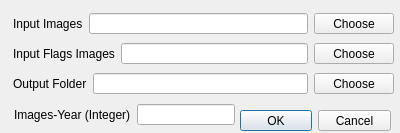
<?xml version="1.0" encoding="UTF-8"?>
<ui version="4.0">
 <class>HagensFilter</class>
 <widget class="QDialog" name="HagensFilter">
  <property name="geometry">
   <rect>
    <x>0</x>
    <y>0</y>
    <width>400</width>
    <height>133</height>
   </rect>
  </property>
  <property name="windowTitle">
   <string>Hagens Filter</string>
  </property>
  <widget class="QDialogButtonBox" name="buttonBox">
   <property name="geometry">
    <rect>
     <x>240</x>
     <y>110</y>
     <width>151</width>
     <height>21</height>
    </rect>
   </property>
   <property name="orientation">
    <enum>Qt::Horizontal</enum>
   </property>
   <property name="standardButtons">
    <set>QDialogButtonBox::Cancel|QDialogButtonBox::Ok</set>
   </property>
  </widget>
  <widget class="QWidget" name="">
   <property name="geometry">
    <rect>
     <x>13</x>
     <y>13</y>
     <width>381</width>
     <height>21</height>
    </rect>
   </property>
   <layout class="QHBoxLayout" name="horizontalLayout">
    <item>
     <widget class="QLabel" name="label">
      <property name="text">
       <string>Input Images</string>
      </property>
     </widget>
    </item>
    <item>
     <widget class="QLineEdit" name="lineEditImages"/>
    </item>
    <item>
     <widget class="QPushButton" name="pushButtonImages">
      <property name="text">
       <string>Choose</string>
      </property>
     </widget>
    </item>
   </layout>
  </widget>
  <widget class="QWidget" name="">
   <property name="geometry">
    <rect>
     <x>13</x>
     <y>43</y>
     <width>381</width>
     <height>21</height>
    </rect>
   </property>
   <layout class="QHBoxLayout" name="horizontalLayout_2">
    <item>
     <widget class="QLabel" name="label_2">
      <property name="text">
       <string>Input Flags Images</string>
      </property>
     </widget>
    </item>
    <item>
     <widget class="QLineEdit" name="lineEditFlags"/>
    </item>
    <item>
     <widget class="QPushButton" name="pushButtonFlags">
      <property name="text">
       <string>Choose</string>
      </property>
     </widget>
    </item>
   </layout>
  </widget>
  <widget class="QWidget" name="">
   <property name="geometry">
    <rect>
     <x>13</x>
     <y>73</y>
     <width>381</width>
     <height>21</height>
    </rect>
   </property>
   <layout class="QHBoxLayout" name="horizontalLayout_3">
    <item>
     <widget class="QLabel" name="label_3">
      <property name="text">
       <string>Output Folder</string>
      </property>
     </widget>
    </item>
    <item>
     <widget class="QLineEdit" name="lineEditOut"/>
    </item>
    <item>
     <widget class="QPushButton" name="pushButtonOut">
      <property name="text">
       <string>Choose</string>
      </property>
     </widget>
    </item>
   </layout>
  </widget>
  <widget class="QWidget" name="">
   <property name="geometry">
    <rect>
     <x>14</x>
     <y>104</y>
     <width>221</width>
     <height>21</height>
    </rect>
   </property>
   <layout class="QHBoxLayout" name="horizontalLayout_4">
    <item>
     <widget class="QLabel" name="label_4">
      <property name="text">
       <string>Images-Year (Integer)</string>
      </property>
     </widget>
    </item>
    <item>
     <widget class="QLineEdit" name="lineEditOutComposite"/>
    </item>
   </layout>
  </widget>
  <zorder>pushButtonImages</zorder>
  <zorder>label</zorder>
  <zorder>lineEditImages</zorder>
  <zorder>pushButtonFlags</zorder>
  <zorder>label_2</zorder>
  <zorder>lineEditFlags</zorder>
  <zorder>label_3</zorder>
  <zorder>lineEditOut</zorder>
  <zorder>pushButtonOut</zorder>
  <zorder>lineEditOutComposite</zorder>
  <zorder>label_4</zorder>
  <zorder>buttonBox</zorder>
 </widget>
 <resources/>
 <connections>
  <connection>
   <sender>buttonBox</sender>
   <signal>accepted()</signal>
   <receiver>HagensFilter</receiver>
   <slot>accept()</slot>
   <hints>
    <hint type="sourcelabel">
     <x>248</x>
     <y>254</y>
    </hint>
    <hint type="destinationlabel">
     <x>157</x>
     <y>274</y>
    </hint>
   </hints>
  </connection>
  <connection>
   <sender>buttonBox</sender>
   <signal>rejected()</signal>
   <receiver>HagensFilter</receiver>
   <slot>reject()</slot>
   <hints>
    <hint type="sourcelabel">
     <x>316</x>
     <y>260</y>
    </hint>
    <hint type="destinationlabel">
     <x>286</x>
     <y>274</y>
    </hint>
   </hints>
  </connection>
 </connections>
</ui>
